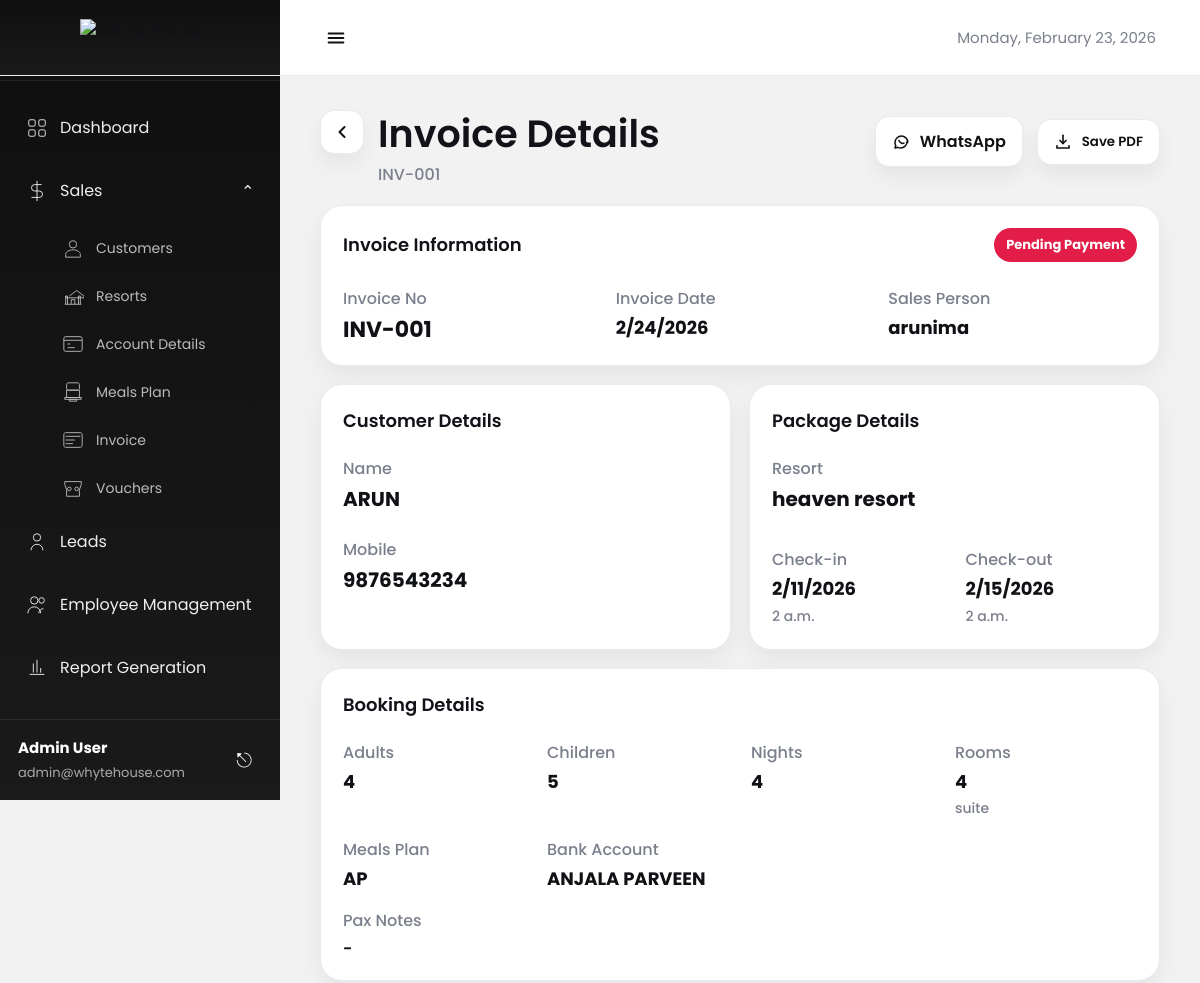
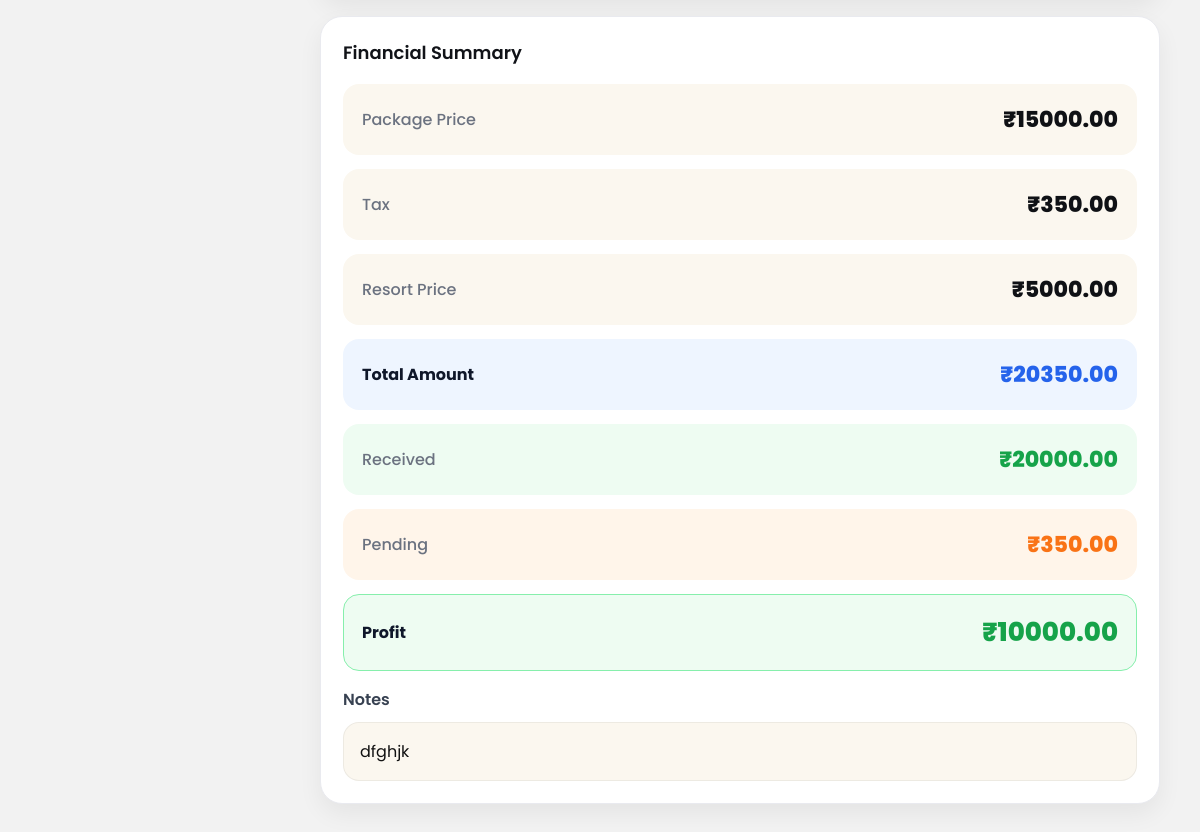
The page /sales/invoices/1/ on the database its author committed (2 pictures, top to bottom).
### admin_panel/models.py (models this page shows, shortened)
class Invoice(models.Model):
    customer = models.ForeignKey(Customer, on_delete=models.CASCADE)
    invoice_no = models.CharField(max_length=50, unique=True)
    invoice_date = models.DateField()
    sales_person = models.ForeignKey(Employee, on_delete=models.SET_NULL, null=True)
    resort = models.ForeignKey(Resort, on_delete=models.SET_NULL, null=True)
    checkin_date = models.DateField(null=True, blank=True)
    checkout_date = models.DateField(null=True, blank=True)
    checkin_time = models.TimeField(null=True, blank=True)
    checkout_time = models.TimeField(null=True, blank=True)
    adults = models.IntegerField(default=0)
    children = models.IntegerField(default=0)
    pax_total = models.IntegerField(default=0)
    pax_notes = models.TextField(blank=True, null=True)
    nights = models.IntegerField(default=1)
    room_type = models.CharField(max_length=100, blank=True)
    rooms = models.IntegerField(default=1)
    meals_plan = models.CharField(max_length=50, blank=True)
    bank_account = models.ForeignKey(Account, on_delete=models.SET_NULL, null=True)
    package_price = models.DecimalField(max_digits=10, decimal_places=2, default=0)
    tax = models.DecimalField(max_digits=10, decimal_places=2, default=0)
    resort_price = models.DecimalField(max_digits=10, decimal_places=2, default=0)
    total = models.DecimalField(max_digits=10, decimal_places=2, default=0)
    received = models.DecimalField(max_digits=10, decimal_places=2, default=0)
    pending = models.DecimalField(max_digits=10, decimal_places=2, default=0)
    profit = models.DecimalField(max_digits=10, decimal_places=2, default=0)
    notes = models.TextField(blank=True, null=True)
    created_at = models.DateTimeField(auto_now_add=True)
    updated_at = models.DateTimeField(auto_now=True)
    class Meta:
        ordering = ['-created_at']

class Employee(models.Model):
    STATUS_CHOICES = (
        ('Active', 'Active'),
        ('Inactive', 'Inactive'),
        ('On Leave', 'On Leave'),
    )
    name = models.CharField(max_length=200)
    email = models.EmailField(unique=True)
    phone = models.CharField(max_length=15)
    role = models.CharField(max_length=100, blank=True)
    department = models.CharField(max_length=100, blank=True)
    join_date = models.DateField(null=True, blank=True)
    salary = models.DecimalField(max_digits=10, decimal_places=2, null=True, blank=True)
    status = models.CharField(max_length=20, choices=STATUS_CHOICES, default='Active')
    profile_picture = models.ImageField(upload_to='employee/', null=True, blank=True)
    created_at = models.DateTimeField(auto_now_add=True)
    updated_at = models.DateTimeField(auto_now=True)
    class Meta:
        ordering = ['-created_at']

class Customer(models.Model):
    CUSTOMER_TYPE_CHOICES = [
        ('Individual', 'Individual'),
        ('Corporate', 'Corporate'),
        ('Government', 'Government'),
    ]
    SALUTATION_CHOICES = [
        ('Mr', 'Mr'),
        ('Mrs', 'Mrs'),
        ('Ms', 'Ms'),
        ('Dr', 'Dr'),
    ]
    customer_type = models.CharField(
        max_length=50,
        choices=CUSTOMER_TYPE_CHOICES,
        default='Individual'
    )
    salutation = models.CharField(max_length=10, blank=True, null=True)
    first_name = models.CharField(max_length=100)
    last_name = models.CharField(max_length=100, blank=True, null=True)
    display_name = models.CharField(max_length=255)
    place = models.CharField(max_length=255, blank=True, null=True)
    contact_number = models.CharField(max_length=20, unique=True)
    same_as_whatsapp = models.BooleanField(default=False)
    whatsapp_number = models.CharField(max_length=20, blank=True, null=True)
    work_number = models.CharField(max_length=20, blank=True, null=True)
    gst_number = models.CharField(max_length=15, blank=True, null=True)
    created_at = models.DateTimeField(auto_now_add=True)
    updated_at = models.DateTimeField(auto_now=True)
    class Meta:
        ordering = ['-created_at']

class Resort(models.Model):
    RESORT_STATUS_CHOICES = [
        ('Active', 'Active'),
        ('Inactive', 'Inactive'),
    ]
    resort_name = models.CharField(max_length=255, unique=True)
    location = models.CharField(max_length=255)
    contact_person = models.CharField(max_length=100, blank=True, null=True)
    contact_number = models.CharField(max_length=20, blank=True, null=True)
    email = models.EmailField(blank=True, null=True)
    address = models.TextField(blank=True, null=True)
    status = models.CharField(
        max_length=20,
        choices=RESORT_STATUS_CHOICES,
        default='Active'
    )
    created_at = models.DateTimeField(auto_now_add=True)
    updated_at = models.DateTimeField(auto_now=True)
    class Meta:
        ordering = ['-created_at']

class Account(models.Model):
    ACCOUNT_TYPE_CHOICES = [
        ('savings', 'Savings'),
        ('current', 'Current'),
        ('checking', 'Checking'),
    ]
    account_name = models.CharField(max_length=255)
    account_number = models.CharField(max_length=50, unique=True)
    bank_name = models.CharField(max_length=255)
    ifsc_code = models.CharField(max_length=11)
    account_type = models.CharField(
        max_length=20,
        choices=ACCOUNT_TYPE_CHOICES,
        default='current'
    )
    created_at = models.DateTimeField(auto_now_add=True)
    updated_at = models.DateTimeField(auto_now=True)
    class Meta:
        ordering = ['-created_at']

### admin_panel/views.py (the view)
# urls.py: path('invoices/<int:invoice_id>/', views.view_invoice, name='view_invoice'),
def view_invoice(request, invoice_id):
    try:
        invoice = Invoice.objects.get(id=invoice_id)
        return render(request, "admin/sales/invoice/view_invoice.html", {"invoice": invoice})
    except Invoice.DoesNotExist:
        messages.error(request, "Invoice not found.")
        return redirect("sales:invoice_list")

### templates/admin/sales/invoice/view_invoice.html (shortened to what this page needs)
{% load static %}
<!DOCTYPE html>
<html lang="en">
<head>
</head>
<body>
  {% include "admin/header.html" %}
  {% include "admin/sidebar.html" %}
  <main class="main">
    <div class="topbar">
      <div class="left-title">
        <a class="back-btn" href="{% url 'sales:invoice_list' %}" aria-label="Back">
          <svg viewBox="0 0 24 24" fill="none">
            <path d="M15 18L9 12L15 6" stroke="#111" stroke-width="2.4" stroke-linecap="round" stroke-linejoin="round"/>
          </svg>
        </a>
        <div class="title-wrap">
          <h1>Invoice Details</h1>
          <div class="inv-sub">{{ invoice.invoice_no|default:"INV-0000-000" }}</div>
        </div>
      </div>
      <div class="actions">
        <a class="btn" target="_blank"
           href="https://wa.me/{{ invoice.customer.contact_number|default:'' }}">
          WhatsApp
        </a>
        <button class="btn" onclick="window.print()">
          <svg viewBox="0 0 24 24" fill="none">
            <path d="M12 3V14" stroke="#111" stroke-width="2.2" stroke-linecap="round"/>
            <path d="M8 10L12 14L16 10" stroke="#111" stroke-width="2.2" stroke-linecap="round" stroke-linejoin="round"/>
            <path d="M4 17V20H20V17" stroke="#111" stroke-width="2.2" stroke-linecap="round"/>
          </svg>
          Save PDF
        </button>
      </div>
      </div>
    <section class="grid">
      <div class="card span-2">
        <div class="card-title">
          <span>Invoice Information</span>
          {% if invoice.pending > 0 %}
            <span class="badge">Pending Payment</span>
          {% endif %}
        </div>
        <div class="info-3">
          <div class="kv">
            <div class="k">Invoice No</div>
            <div class="v">{{ invoice.invoice_no|default:"INV-0000-000" }}</div>
          </div>
          <div class="kv">
            <div class="k">Invoice Date</div>
            <div class="v small">{{ invoice.invoice_date|date:"n/j/Y"|default:"-" }}</div>
          </div>
          <div class="kv">
            <div class="k">Sales Person</div>
            <div class="v small">{{ invoice.sales_person.name|default:"-" }}</div>
          </div>
        </div>
      </div>
      <div class="card">
        <div class="card-title">
          <span>Customer Details</span>
        </div>
        <div class="details" style="grid-template-columns:1fr;">
          <div class="kv">
            <div class="k">Name</div>
            <div class="v small">{{ invoice.customer.display_name|default:invoice.customer.first_name|default:"-" }}</div>
          </div>
          <div class="kv" style="margin-top:8px;">
            <div class="k">Mobile</div>
            <div class="v small">{{ invoice.customer.contact_number|default:"-" }}</div>
          </div>
        </div>
      </div>
      <div class="card">
        <div class="card-title">
          <span>Package Details</span>
        </div>
        <div class="details" style="grid-template-columns:1fr;">
          <div class="kv">
            <div class="k">Resort</div>
            <div class="v small">{{ invoice.resort.resort_name|default:"-" }}</div>
          </div>
          <div class="details" style="grid-template-columns:1fr 1fr; margin-top:14px;">
            <div class="kv">
              <div class="k">Check-in</div>
              <div class="v sub">{{ invoice.checkin_date|date:"n/j/Y"|default:"-" }}</div>
              <div class="subline">{{ invoice.checkin_time|default:"" }}</div>
            </div>
            <div class="kv">
              <div class="k">Check-out</div>
              <div class="v sub">{{ invoice.checkout_date|date:"n/j/Y"|default:"-" }}</div>
              <div class="subline">{{ invoice.checkout_time|default:"" }}</div>
            </div>
          </div>
        </div>
      </div>
      <div class="card span-2">
        <div class="card-title">
          <span>Booking Details</span>
        </div>
        <div class="details one">
          <div class="kv">
            <div class="k">Adults</div>
            <div class="v sub">{{ invoice.adults|default:"-" }}</div>
          </div>
          <div class="kv">
            <div class="k">Children</div>
            <div class="v sub">{{ invoice.children|default:"-" }}</div>
          </div>
          <div class="kv">
            <div class="k">Nights</div>
            <div class="v sub">{{ invoice.nights|default:"-" }}</div>
          </div>
          <div class="kv">
            <div class="k">Rooms</div>
            <div class="v sub">{{ invoice.rooms|default:"-" }}</div>
            {% if invoice.room_type %}
              <div class="subline">{{ invoice.room_type }}</div>
            {% endif %}
          </div>
          <div class="kv">
            <div class="k">Meals Plan</div>
            <div class="v sub">{{ invoice.meals_plan|default:"-" }}</div>
          </div>
          <div class="kv">
            <div class="k">Bank Account</div>
            <div class="v sub">{{ invoice.bank_account.account_name|default:"-" }}</div>
          </div>
          <div class="kv span-2" style="grid-column:1 / -1;">
            <div class="k">Pax Notes</div>
            <div class="v sub" style="font-weight:600;color:#111;font-size:16px;">
              {{ invoice.pax_notes|default:"-" }}
            </div>
          </div>
        </div>
      </div>
      <div class="card span-2">
        <div class="card-title">
          <span>Financial Summary</span>
        </div>
        <div class="summary">
          <div class="sum-row">
            <div class="label">Package Price</div>
            <div class="amount">₹{{ invoice.package_price|default:"0" }}</div>
          </div>
          <div class="sum-row">
            <div class="label">Tax</div>
            <div class="amount">₹{{ invoice.tax|default:"0" }}</div>
          </div>
          <div class="sum-row">
            <div class="label">Resort Price</div>
            <div class="amount">₹{{ invoice.resort_price|default:"0" }}</div>
          </div>
          <div class="sum-row total">
            <div class="label">Total Amount</div>
            <div class="amount">₹{{ invoice.total|default:"0" }}</div>
          </div>
          <div class="sum-row received">
            <div class="label">Received</div>
            <div class="amount">₹{{ invoice.received|default:"0" }}</div>
          </div>
          <div class="sum-row pending">
            <div class="label">Pending</div>
            <div class="amount">₹{{ invoice.pending|default:"0" }}</div>
          </div>
          <div class="sum-row profit">
            <div class="label">Profit</div>
            <div class="amount">₹{{ invoice.profit|default:"0" }}</div>
          </div>
        </div>
        <div class="notes">
          <label>Notes</label>
          <div class="box">{{ invoice.notes|default:"-" }}</div>
        </div>
      </div>
    </section>
  </main>
</body>
</html>

### rows shown on the page
Invoice: invoice_no "INV-001", invoice_date "2/24/2026", sales_person.name "arunima", customer.display_name "ARUN", customer.contact_number "9876543234", resort.resort_name "heaven resort", checkin_date "2/11/2026", checkin_time "2 a.m.", checkout_date "2/15/2026", checkout_time "2 a.m.", adults "4", children "5", nights "4", rooms "4", room_type "suite", meals_plan "AP", bank_account.account_name "ANJALA PARVEEN", pax_notes "-", package_price "15000.00", tax "350.00", resort_price "5000.00", total "20350.00", received "20000.00", pending "350.00", profit "10000.00", notes "dfghjk"
